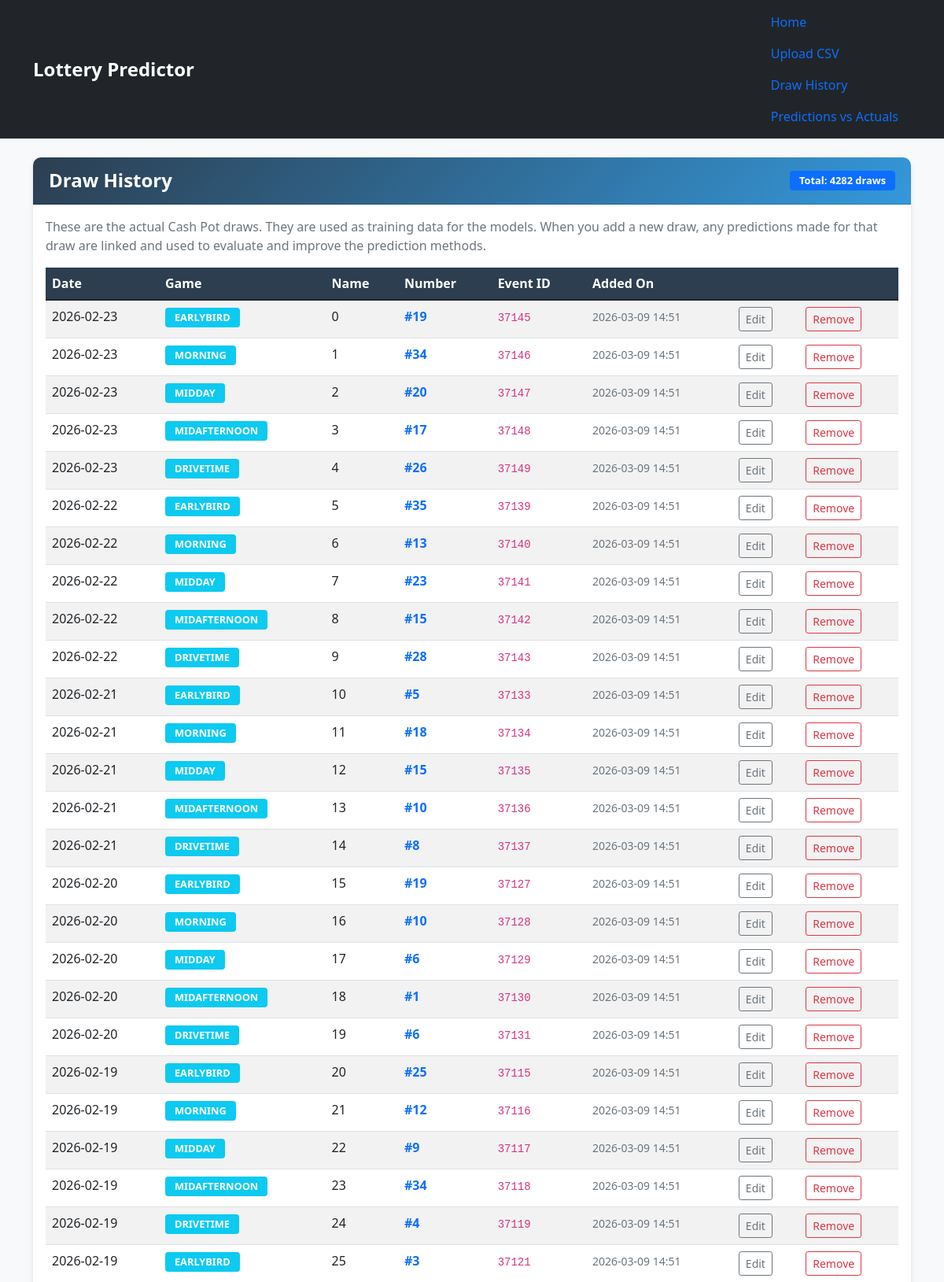
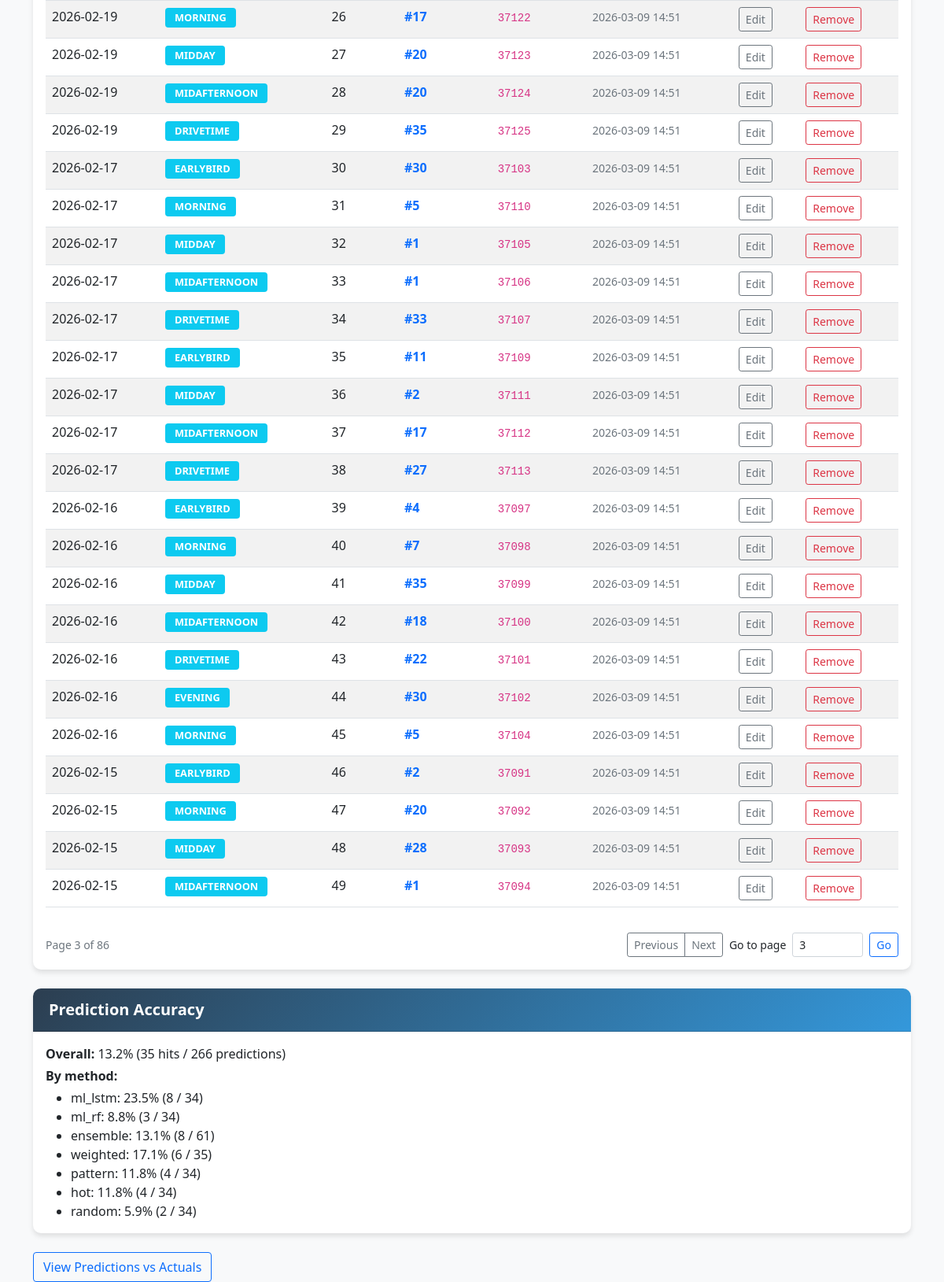
Page /history?page=3&per_page=50 on the committed database (2 pictures, top to bottom).
### tables this page shows
CREATE TABLE predictions
                    (id INTEGER PRIMARY KEY AUTOINCREMENT,
                    predicted_numbers TEXT NOT NULL,
                    method TEXT NOT NULL,
                    created_at TIMESTAMP DEFAULT CURRENT_TIMESTAMP, target_draw_at TEXT, actual_draw_id INTEGER REFERENCES draws(id), confidence REAL, method_breakdown_json TEXT, requested_method TEXT);

### app.py (the view)
@app.route('/history')
def history():
    page = request.args.get('page', default=1, type=int)
    per_page = request.args.get('per_page', default=50, type=int)
    if per_page not in (25, 50, 100):
        per_page = 50
    if page < 1:
        page = 1
    draws, total_draws = db.get_draws_page(page=page, per_page=per_page)
    total_pages = max(1, (total_draws + per_page - 1) // per_page)
    if page > total_pages:
        page = total_pages
        draws, total_draws = db.get_draws_page(page=page, per_page=per_page)
    accuracy_summary = db.get_prediction_accuracy_summary()
    return render_template(
        'history.html',
        draws=draws,
        total_draws=total_draws,
        page=page,
        per_page=per_page,
        total_pages=total_pages,
        accuracy_summary=accuracy_summary,
    )

### models.py (called while the page is built)
    def get_draws_page(self, page=1, per_page=50):
        try:
            page = max(1, int(page))
            per_page = max(1, int(per_page))
        except (TypeError, ValueError):
            page, per_page = 1, 50
        offset = (page - 1) * per_page
        conn = sqlite3.connect(self.db_path)
        count_row = pd.read_sql('SELECT COUNT(*) AS total FROM draws', conn)
        total = int(count_row.iloc[0]['total']) if not count_row.empty else 0
        df = pd.read_sql(
            'SELECT * FROM draws ORDER BY date DESC LIMIT ? OFFSET ?',
            conn,
            params=(per_page, offset),
        )
        conn.close()
        return df, total

### templates/history.html (shortened to what this page needs)
{% extends "base.html" %}
{% block content %}
<div class="card">
    <div class="card-header d-flex justify-content-between align-items-center">
        <h4>Draw History</h4>
        <span class="badge bg-primary">Total: {{ total_draws if total_draws is defined else (draws|length) }} draws</span>
    </div>
    <div class="card-body">
        {% if draws is defined and not draws.empty %}
        <p class="text-muted">
            These are the actual Cash Pot draws. They are used as training data for the models.
            When you add a new draw, any predictions made for that draw are linked and used
            to evaluate and improve the prediction methods.
        </p>
        <div class="table-responsive">
            <table class="table table-striped table-hover">
                <thead class="table-dark">
                    <tr>
                        <th>Date</th>
                        <th>Game</th>
                        <th>Name</th>
                        <th>Number</th>
                        <th>Event ID</th>
                        <th>Added On</th>
                        <th></th>
                        <th></th>
                    </tr>
                </thead>
                <tbody>
                    {% for _, draw in draws.iterrows() %}
                    <tr>
                        <td>{{ draw.date }}</td>
                        <td><span class="badge bg-info">{{ draw.game }}</span></td>
                        <td>{{ draw.name }}</td>
                        <td><strong class="text-primary">#{{ draw.numbers|int }}</strong></td>
                        <td><code>{{ draw.event }}</code></td>
                        <td><small class="text-muted">{{ draw.created_at[:16] }}</small></td>
                        <td>
                            <button type="button" class="btn btn-outline-secondary btn-sm edit-draw-btn"
                                    data-draw-id="{{ draw.id }}"
                                    data-draw-number="{{ draw.numbers|int }}"
                                    data-draw-date="{{ draw.date }}"
                                    data-draw-game="{{ draw.game }}"
                                    data-bs-toggle="modal"
                                    data-bs-target="#editDrawModal">Edit</button>
                        </td>
                        <td>
                            <form method="POST" action="/delete_draw" onsubmit="return confirm('Remove this draw?');">
                                <button type="submit" class="btn btn-outline-danger btn-sm">Remove</button>
                            </form>
                        </td>
                    </tr>
                    {% endfor %}
                </tbody>
            </table>
        </div>
        <div class="d-flex justify-content-between align-items-center mt-3 flex-wrap gap-2">
            <small class="text-muted">Page {{ page }} of {{ total_pages }}</small>
            <div class="d-flex align-items-center gap-2 flex-wrap">
                <div class="btn-group" role="group" aria-label="Draw history pagination">
                    <a class="btn btn-outline-secondary btn-sm {% if page <= 1 %}disabled{% endif %}"
                       href="{{ url_for('history', page=page-1, per_page=per_page) }}">Previous</a>
                    <a class="btn btn-outline-secondary btn-sm {% if page >= total_pages %}disabled{% endif %}"
                       href="{{ url_for('history', page=page+1, per_page=per_page) }}">Next</a>
                </div>
                <form method="GET" action="{{ url_for('history') }}" class="d-flex align-items-center gap-2">
                    <label for="history-page-jump" class="form-label mb-0"><small>Go to page</small></label>
                    <input id="history-page-jump"
                           name="page"
                           type="number"
                           min="1"
                           max="{{ total_pages }}"
                           value="{{ page }}"
                           class="form-control form-control-sm"
                           style="width: 90px;">
                    <button type="submit" class="btn btn-outline-primary btn-sm">Go</button>
                </form>
            </div>
        </div>
        {% else %}
        <div class="text-center py-4">
            <h5>No draw history available</h5>
            <p class="text-muted">Upload some CSV data to get started!</p>
            <a href="{{ url_for('upload_csv') }}" class="btn btn-primary">Upload Data</a>
        </div>
        {% endif %}
    </div>
</div>
{% if accuracy_summary and accuracy_summary.total_predictions %}
<div class="card mt-4">
    <div class="card-header">
        <h5>Prediction Accuracy</h5>
    </div>
    <div class="card-body">
        <p class="mb-1">
            <strong>Overall:</strong>
            {% if accuracy_summary.overall_hit_rate is not none %}
                {{ (accuracy_summary.overall_hit_rate * 100) | round(1) }}%
                ({{ accuracy_summary.total_hits }} hits /
                 {{ accuracy_summary.total_predictions }} predictions)
            {% else %}
                Not enough linked predictions yet.
            {% endif %}
        </p>
        {% if accuracy_summary.per_method %}
        <p class="mb-1"><strong>By method:</strong></p>
        <ul class="mb-0">
            {% for method, m in accuracy_summary.per_method.items() %}
            <li>
                {{ method }}:
                {% if m.hit_rate is not none %}
                    {{ (m.hit_rate * 100) | round(1) }}%
                    ({{ m.hits }} / {{ m.total }})
                {% else %}
                    Not enough data yet.
                {% endif %}
            </li>
            {% endfor %}
        </ul>
        {% endif %}
    </div>
</div>
{% endif %}
<div class="mt-4">
    <a href="{{ url_for('prediction_history_page') }}" class="btn btn-outline-primary">View Predictions vs Actuals</a>
</div>
{% endblock %}

### static/style.css (style rules this page uses)
:root { --primary-color: #2c3e50; --secondary-color: #3498db; --accent-color: #e74c3c; --success-color: #27ae60; }
body { background-color: #f8f9fa; font-family: 'Segoe UI', Tahoma, Geneva, Verdana, sans-serif; }
.card { box-shadow: 0 4px 6px rgba(0, 0, 0, 0.1); border: none; border-radius: 10px; margin-bottom: 20px; }
.card-header { background: linear-gradient(135deg, var(--primary-color), var(--secondary-color)); color: white; border-radius: 10px 10px 0 0 !important; padding: 15px 20px; }
.card-header h4, .card-header h5 { margin: 0; font-weight: 600; }
.table th { background-color: var(--primary-color); color: white; font-weight: 600; }
.badge { font-size: 0.8rem; padding: 6px 12px; }

### rows in the picture
predictions: method "ml_lstm", hit_rate "23.5", hits "8", total "34"
predictions: method "ml_rf", hit_rate "8.8", hits "3", total "34"
predictions: method "ensemble", hit_rate "13.1", hits "8", total "61"
predictions: method "weighted", hit_rate "17.1", hits "6", total "35"
predictions: method "pattern", hit_rate "11.8", hits "4", total "34"
predictions: method "hot", hit_rate "11.8", hits "4", total "34"
predictions: method "random", hit_rate "5.9", hits "2", total "34"

### other values in the picture
{{ total_draws if total_draws is defined else (draws|length) }} "4282"
{{ draw.date }} "2026-02-23" "2026-02-23" "2026-02-23" "2026-02-23" "2026-02-23" "2026-02-22" "2026-02-22" "2026-02-22" "2026-02-22" "2026-02-22" "2026-02-21" "2026-02-21" "2026-02-21" "2026-02-21" "2026-02-21" "2026-02-20" "2026-02-20" "2026-02-20" "2026-02-20" "2026-02-20" "2026-02-19" "2026-02-19" "2026-02-19" "2026-02-19" "2026-02-19" "2026-02-19" "2026-02-19" "2026-02-19" "2026-02-19" "2026-02-19" "2026-02-17" "2026-02-17" "2026-02-17" "2026-02-17" "2026-02-17" "2026-02-17" "2026-02-17" "2026-02-17" "2026-02-17" "2026-02-16" "2026-02-16" "2026-02-16" "2026-02-16" "2026-02-16" "2026-02-16" "2026-02-16" "2026-02-15" "2026-02-15" "2026-02-15" "2026-02-15"
{{ draw.game }} "EARLYBIRD" "MORNING" "MIDDAY" "MIDAFTERNOON" "DRIVETIME" "EARLYBIRD" "MORNING" "MIDDAY" "MIDAFTERNOON" "DRIVETIME" "EARLYBIRD" "MORNING" "MIDDAY" "MIDAFTERNOON" "DRIVETIME" "EARLYBIRD" "MORNING" "MIDDAY" "MIDAFTERNOON" "DRIVETIME" "EARLYBIRD" "MORNING" "MIDDAY" "MIDAFTERNOON" "DRIVETIME" "EARLYBIRD" "MORNING" "MIDDAY" "MIDAFTERNOON" "DRIVETIME" "EARLYBIRD" "MORNING" "MIDDAY" "MIDAFTERNOON" "DRIVETIME" "EARLYBIRD" "MIDDAY" "MIDAFTERNOON" "DRIVETIME" "EARLYBIRD" "MORNING" "MIDDAY" "MIDAFTERNOON" "DRIVETIME" "EVENING" "MORNING" "EARLYBIRD" "MORNING" "MIDDAY" "MIDAFTERNOON"
{{ draw.name }} "0" "1" "2" "3" "4" "5" "6" "7" "8" "9" "10" "11" "12" "13" "14" "15" "16" "17" "18" "19" "20" "21" "22" "23" "24" "25" "26" "27" "28" "29" "30" "31" "32" "33" "34" "35" "36" "37" "38" "39" "40" "41" "42" "43" "44" "45" "46" "47" "48" "49"
{{ draw.numbers|int }} "19" "34" "20" "17" "26" "35" "13" "23" "15" "28" "5" "18" "15" "10" "8" "19" "10" "6" "1" "6" "25" "12" "9" "34" "4" "3" "17" "20" "20" "35" "30" "5" "1" "1" "33" "11" "2" "17" "27" "4" "7" "35" "18" "22" "30" "5" "2" "20" "28" "1"
{{ draw.event }} "37145" "37146" "37147" "37148" "37149" "37139" "37140" "37141" "37142" "37143" "37133" "37134" "37135" "37136" "37137" "37127" "37128" "37129" "37130" "37131" "37115" "37116" "37117" "37118" "37119" "37121" "37122" "37123" "37124" "37125" "37103" "37110" "37105" "37106" "37107" "37109" "37111" "37112" "37113" "37097" "37098" "37099" "37100" "37101" "37102" "37104" "37091" "37092" "37093" "37094"
{{ draw.created_at[:16] }} "2026-03-09 14:51" "2026-03-09 14:51" "2026-03-09 14:51" "2026-03-09 14:51" "2026-03-09 14:51" "2026-03-09 14:51" "2026-03-09 14:51" "2026-03-09 14:51" "2026-03-09 14:51" "2026-03-09 14:51" "2026-03-09 14:51" "2026-03-09 14:51" "2026-03-09 14:51" "2026-03-09 14:51" "2026-03-09 14:51" "2026-03-09 14:51" "2026-03-09 14:51" "2026-03-09 14:51" "2026-03-09 14:51" "2026-03-09 14:51" "2026-03-09 14:51" "2026-03-09 14:51" "2026-03-09 14:51" "2026-03-09 14:51" "2026-03-09 14:51" "2026-03-09 14:51" "2026-03-09 14:51" "2026-03-09 14:51" "2026-03-09 14:51" "2026-03-09 14:51" "2026-03-09 14:51" "2026-03-09 14:51" "2026-03-09 14:51" "2026-03-09 14:51" "2026-03-09 14:51" "2026-03-09 14:51" "2026-03-09 14:51" "2026-03-09 14:51" "2026-03-09 14:51" "2026-03-09 14:51" "2026-03-09 14:51" "2026-03-09 14:51" "2026-03-09 14:51" "2026-03-09 14:51" "2026-03-09 14:51" "2026-03-09 14:51" "2026-03-09 14:51" "2026-03-09 14:51" "2026-03-09 14:51" "2026-03-09 14:51"
{{ page }} "3"
{{ total_pages }} "86"
{{ (accuracy_summary.overall_hit_rate * 100) | round(1) }} "13.2"
{{ accuracy_summary.total_hits }} "35"
{{ accuracy_summary.total_predictions }} "266"
